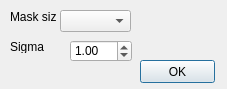
<?xml version="1.0" encoding="UTF-8"?>
<ui version="4.0">
 <class>GaussianDialog</class>
 <widget class="QDialog" name="GaussianDialog">
  <property name="geometry">
   <rect>
    <x>0</x>
    <y>0</y>
    <width>227</width>
    <height>89</height>
   </rect>
  </property>
  <property name="windowTitle">
   <string>Gausian Blur </string>
  </property>
  <property name="windowIcon">
   <iconset resource="../../../res/icons.qrc">
    <normaloff>:/icons/icons/draw_convolve.png</normaloff>:/icons/icons/draw_convolve.png</iconset>
  </property>
  <widget class="QComboBox" name="comboBox">
   <property name="geometry">
    <rect>
     <x>60</x>
     <y>10</y>
     <width>71</width>
     <height>22</height>
    </rect>
   </property>
  </widget>
  <widget class="QDoubleSpinBox" name="doubleSpinBox">
   <property name="geometry">
    <rect>
     <x>70</x>
     <y>40</y>
     <width>62</width>
     <height>22</height>
    </rect>
   </property>
   <property name="minimum">
    <double>0.000000000000000</double>
   </property>
   <property name="singleStep">
    <double>0.250000000000000</double>
   </property>
   <property name="value">
    <double>1.000000000000000</double>
   </property>
  </widget>
  <widget class="QLabel" name="label">
   <property name="geometry">
    <rect>
     <x>10</x>
     <y>10</y>
     <width>46</width>
     <height>13</height>
    </rect>
   </property>
   <property name="text">
    <string>Mask size</string>
   </property>
  </widget>
  <widget class="QLabel" name="label_2">
   <property name="geometry">
    <rect>
     <x>10</x>
     <y>40</y>
     <width>46</width>
     <height>13</height>
    </rect>
   </property>
   <property name="text">
    <string>Sigma</string>
   </property>
  </widget>
  <widget class="QPushButton" name="okButton">
   <property name="geometry">
    <rect>
     <x>140</x>
     <y>60</y>
     <width>75</width>
     <height>23</height>
    </rect>
   </property>
   <property name="text">
    <string>OK</string>
   </property>
   <property name="flat">
    <bool>false</bool>
   </property>
  </widget>
 </widget>
 <resources>
  <include location="../../../res/icons.qrc"/>
 </resources>
 <connections>
  <connection>
   <sender>okButton</sender>
   <signal>clicked()</signal>
   <receiver>GaussianDialog</receiver>
   <slot>close()</slot>
   <hints>
    <hint type="sourcelabel">
     <x>177</x>
     <y>71</y>
    </hint>
    <hint type="destinationlabel">
     <x>113</x>
     <y>44</y>
    </hint>
   </hints>
  </connection>
 </connections>
</ui>
